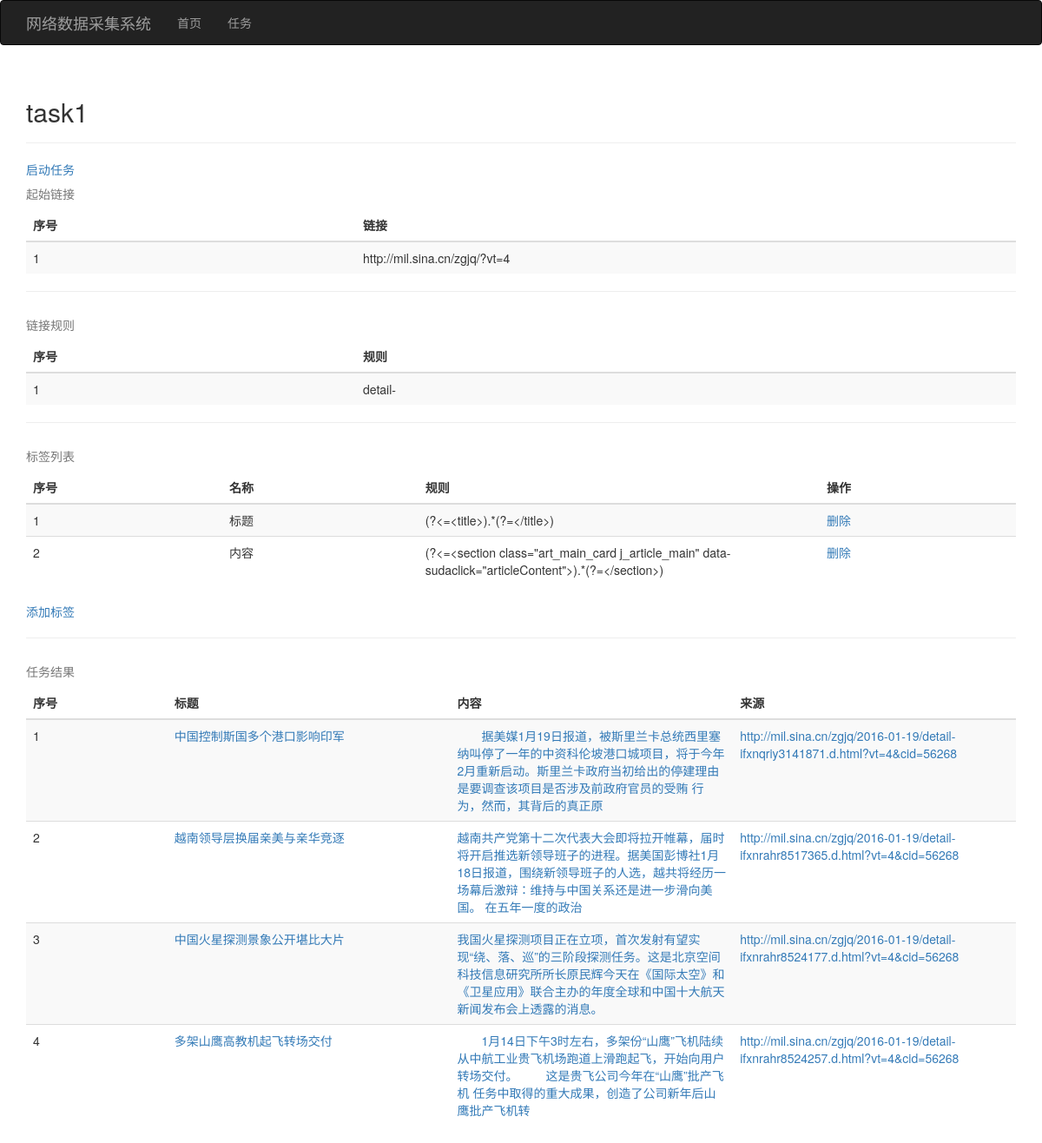
The app's page /task/id/1 with its own data.
### app/models.py (models this page shows)
class Task(db.Model):
    __tablename__ = 'tasks'
    id = db.Column(db.Integer, primary_key=True)
    name = db.Column(db.String)
    status = db.Column(db.Integer, default=0, nullable=True)
    headers = db.Column(db.String, nullable=True)
    proxy = db.Column(db.String, nullable=True)
    thread_num = db.Column(db.Integer, default=1)
    delay_ms = db.Column(db.Integer, default=-1)
    urls = db.relationship('Url', backref='task', lazy='dynamic', cascade="all, delete-orphan")
    tags = db.relationship('Tag', backref='task', lazy='dynamic', cascade="all, delete-orphan")

class Url(db.Model):
    __tablename__ = 'urls'
    id = db.Column(db.Integer, primary_key=True)
    type = db.Column(db.Integer, default=0)
    level = db.Column(db.Integer, default=0)
    rule1 = db.Column(db.String)
    rule2 = db.Column(db.String, nullable=True)
    exclude = db.Column(db.String, nullable=True)
    include = db.Column(db.String, nullable=True)
    task_id = db.Column(db.Integer, db.ForeignKey('tasks.id'))

class Tag(db.Model):
    __tablename__ = 'tags'
    id = db.Column(db.Integer, primary_key=True)
    name = db.Column(db.String)
    rule1 = db.Column(db.String)
    rule2 = db.Column(db.String, nullable=True)
    exclude = db.Column(db.String, nullable=True)
    include = db.Column(db.String, nullable=True)
    type = db.Column(db.Integer, default=0)
    items = db.relationship('Item', backref='tag', lazy='dynamic', cascade="all, delete-orphan")
    task_id = db.Column(db.Integer, db.ForeignKey('tasks.id'))

class Item(db.Model):
    __tablename__ = 'items'
    id = db.Column(db.Integer, primary_key=True)
    data = db.Column(db.String, nullable=True)
    url = db.Column(db.String)
    tag_id = db.Column(db.Integer, db.ForeignKey('tags.id'))

### app/task/views.py (the view)
@task.route('/id/<task_id>')
def detail(task_id):
    try:
        task = db.session.query(Task).filter(Task.id == task_id).one()
    except:
        abort(404)
    tags = Tag.query.filter(Tag.task == task).all()
    start_urls = Url.query.filter(Url.task == task, Url.type == 0).all()
    link_rules = Url.query.filter(Url.task == task, Url.type != 0).all()
    all_items = Item.query.join(Tag).filter(Tag.task == task).order_by(Item.url).all()
    last_url = ''
    item_dicts_per_url = []
    item_dict = {}
    for item in all_items:
        if last_url != item.url:
            last_url = item.url
            item_dict = {'url': item.url}
            item_dicts_per_url.append(item_dict)
        item_dict[item.tag] = item
    item_lists_per_url = []
    urls = []
    for i in range(len(item_dicts_per_url)):
        item_dict_per_url = item_dicts_per_url[i]
        items_list = [None] * len(tags)
        for j in range(len(tags)):
            items_list[j] = item_dict_per_url.get(tags[j])
        urls.append(item_dict_per_url.get('url'))
        item_lists_per_url.append(items_list)
    return render_template('task/detail.html', task=task, tags=tags, item_lists_per_url=item_lists_per_url, urls=urls,
                           start_urls=start_urls, link_rules=link_rules)

### app/templates/task/detail.html
{% extends "base.html" %}
{% block page_content %}
    <div class="page-header">
        <h2>{{ task.name }}</h2>
    </div>
    <a href="{{ url_for('task.start', task_id=task.id) }}">启动任务</a>
    <table class="table table-striped">
        <caption>起始链接</caption>
        <thead>
        <tr>
            <th class="col-sm-1">序号</th>
            <th class="col-sm-2">链接</th>
        </tr>
        </thead>
        <tbody>
        {% for i in range(start_urls|count) %}
            <tr>
                <td>{{ i + 1 }}</td>
                <td>{{ start_urls[i].rule1 }}</td>
            </tr>
        {% endfor %}
        </tbody>
    </table>
    <hr>
    <table class="table table-striped">
        <caption>链接规则</caption>
        <thead>
        <tr>
            <th class="col-sm-1">序号</th>
            <th class="col-sm-2">规则</th>
        </tr>
        </thead>
        <tbody>
        {% for i in range(link_rules|count) %}
            <tr>
                <td>{{ i + 1 }}</td>
                <td>{{ link_rules[i].rule1 }}</td>
            </tr>
        {% endfor %}
        </tbody>
    </table>
    <hr>
    <table class="table table-striped">
        <caption>标签列表</caption>
        <thead>
        <tr>
            <th class="col-sm-1">序号</th>
            <th class="col-sm-1">名称</th>
            <th class="col-sm-2">规则</th>
            <th class="col-sm-1">操作</th>
        </tr>
        </thead>
        <tbody>
        {% for i in range(tags|count) %}
            <tr>
                <td>{{ i + 1 }}</td>
                <td> {{ tags[i].name }} </td>
                <td> {{ tags[i].rule1 }} </td>
                <td><a href="{{ url_for('task.remove_tag', task_id=task.id, tag_id=tags[i].id) }}">删除</a></td>
            </tr>
        {% endfor %}
        </tbody>
    </table>
    <a href="{{ url_for('task.new_tag', task_id=task.id) }}">添加标签</a>
    <hr>
    <table class="table table-striped">
        <caption>任务结果</caption>
        <thead>
        <tr>
            <th class="col-sm-1">序号</th>
            {% for tag in tags %}
                <th class="col-sm-2">{{ tag.name }}</th>
            {% endfor %}
            <th class="col-sm-2">来源</th>
        </tr>
        </thead>
        <tbody>
        {% for i in range(item_lists_per_url|count) %}
            <tr>
                <td>{{ i + 1 }}</td>
                {% for item in item_lists_per_url[i] %}
                    <td>
                        <a href="{{ url_for('task.item_detail', task_id=task.id, item_id=item.id) }}">{{ item.data[:100] if item is not none }}</a>
                    </td>
                {% endfor %}
                <td><a href="{{ urls[i] }}">{{ urls[i][:100] }}</a></td>
            </tr>
        {% endfor %}
        </tbody>
    </table>
{% endblock %}

### app/templates/base.html (shortened to what this page needs)
{% extends "bootstrap/base.html" %}
{% block head %}
    {{ super() }}
{% endblock %}
{% block navbar %}
    <div class="navbar navbar-inverse" role="navigation">
        <div class="container">
            <div class="navbar-header">
                <a class="navbar-brand" href="/">网络数据采集系统</a>
            </div>
            <div class="navbar-collapse collapse">
                <ul class="nav navbar-nav">
                    <li><a href="/">首页</a></li>
                </ul>
                <ul class="nav navbar-nav">
                    <li><a href="{{ url_for("task.index") }}">任务</a></li>
                </ul>
            </div>
        </div>
    </div>
{% endblock %}
{% block content %}
    <div class="container">
        {% block page_content %}{% endblock %}
    </div>
{% endblock %}

### records on screen
Task: name "task1"
Url: rule1 "http://mil.sina.cn/zgjq/?vt=4"
Url: rule1 "detail-"
Tag: name "标题", rule1 "(?<=<title>).*(?=</title>)", name "标题"
Tag: name "内容", rule1 "(?<=<section class=\"art_main_card j_article_main\" data-sudaclick=\"articleContent\">).*(?=</section>)", name "内容"
Item: data "中国控制斯国多个港口影响印军"
Item: data "据美媒1月19日报道，被斯里兰卡总统西里塞纳叫停了一年的中资科伦坡港口城项目，将于今年2月重新启动。斯里兰卡政府当初给出的停建理由是要调查该项目是否涉及前政府官员的受贿 行为，然而，其背后的真正原", url "http://mil.sina.cn/zgjq/2016-01-19/detail-ifxnqriy3141871.d.html?vt=4&cid=56268"
Item: data "越南领导层换届亲美与亲华竞逐", url "http://mil.sina.cn/zgjq/2016-01-19/detail-ifxnrahr8517365.d.html?vt=4&cid=56268"
Item: data "越南共产党第十二次代表大会即将拉开帷幕，届时将开启推选新领导班子的进程。据美国彭博社1月18日报道，围绕新领导班子的人选，越共将经历一场幕后激辩：维持与中国关系还是进一步滑向美国。 在五年一度的政治"
Item: data "中国火星探测景象公开堪比大片"
Item: data "我国火星探测项目正在立项，首次发射有望实现“绕、落、巡”的三阶段探测任务。这是北京空间科技信息研究所所长原民辉今天在《国际太空》和《卫星应用》联合主办的年度全球和中国十大航天新闻发布会上透露的消息。", url "http://mil.sina.cn/zgjq/2016-01-19/detail-ifxnrahr8524177.d.html?vt=4&cid=56268"
Item: data "多架山鹰高教机起飞转场交付", url "http://mil.sina.cn/zgjq/2016-01-19/detail-ifxnrahr8524257.d.html?vt=4&cid=56268"
Item: data "1月14日下午3时左右，多架份“山鹰”飞机陆续从中航工业贵飞机场跑道上滑跑起飞，开始向用户转场交付。 这是贵飞公司今年在“山鹰”批产飞机 任务中取得的重大成果，创造了公司新年后山鹰批产飞机转"

### other values on screen
{{ i + 1 }} "1"
{{ i + 1 }} "1" "2"
{{ i + 1 }} "1" "2" "3" "4"
